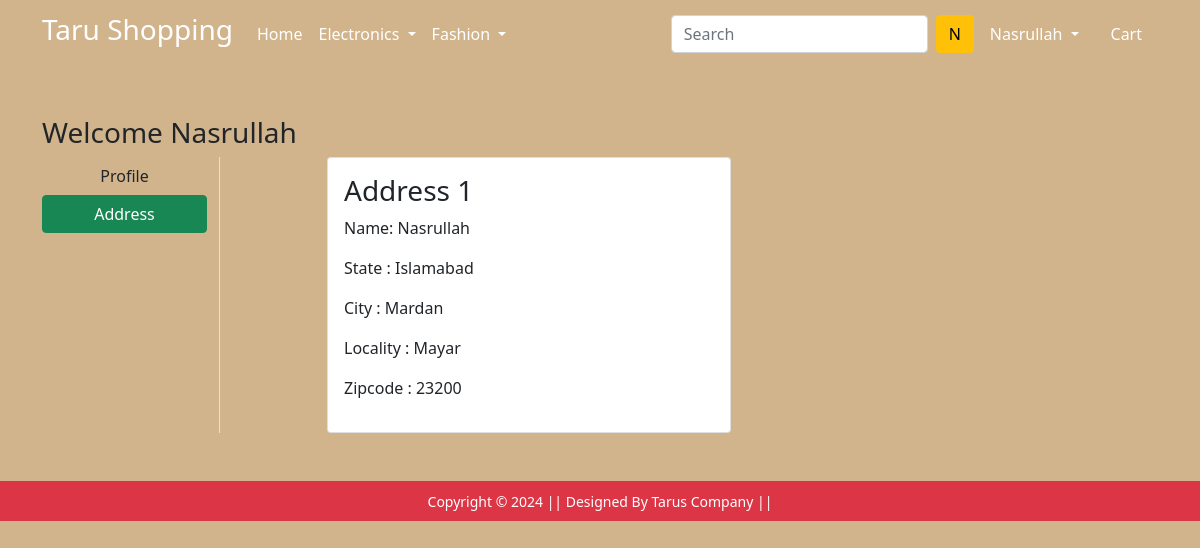
The page /address/ (signed in) on the database its author committed.
### app/models.py (models this page shows, shortened)
class Customer(models.Model):
    user = models.ForeignKey(User, on_delete=models.CASCADE)
    name = models.CharField(max_length=100)
    locality = models.CharField(max_length=100)
    city = models.CharField(max_length=100)
    zipcode = models.IntegerField()
    state = models.CharField(choices = STATE_CHOICES, max_length=50)

### app/views.py (the view)
# urls.py: path('address/', views.address, name='address'),
def address(request):
    add = Customer.objects.filter(user=request.user)
    return render(request, 'app/address.html', {'add':add, 'active':'btn-success'})

### app/templates/app/address.html (shortened to what this page needs)
{% extends 'app/base.html' %}
{% load static %}
{% block main-content %}
<div class="container my-5">
 <div class="row">
 <h3>Welcome {{request.user|capfirst}}</h3>
  <div class="col-sm-2 border-end">
   <ul class="list-unstyled">
    <li class="d-grid"><a href="{% url 'profile' %}" class="btn ">Profile</a></li>
    <li class="d-grid"><a href="{% url 'address' %}" class="btn {{active}}">Address</a></li>
   </ul>
  </div>
  <div class="col-sm-9 offset-sm-1">
   <div class="row">
    {% for ad in add %}
    <div class="col-sm-6">
     <div class="card">
      <div class="card-body">
       <h3>Address 1</h3>
       <p>Name: {{ad.name}}</p>
       <p>State : {{ad.state}}</p>
       <p>City : {{ad.city}}</p>
       <p>Locality : {{ad.locality}}</p>
       <p>Zipcode : {{ad.zipcode}}</p>
      </div>
     </div>
    </div>
    {% endfor %}
    </div>
  </div>
 </div>
</div>
{% endblock main-content %}

### app/templates/app/base.html (shortened to what this page needs)
<!doctype html>
{% load static %}
<html lang="en">
  <head>
    <link href="https://cdn.jsdelivr.net/npm/bootstrap@5.0.0-beta1/dist/css/bootstrap.min.css" rel="stylesheet">
    <link rel="stylesheet" href="{% static 'app/css/owl.carousel.min.css' %}">
    <link rel="stylesheet" href="{% static 'app/css/all.min.css' %}">
    <link rel="stylesheet" href="{% static 'app/css/style.css' %}">
  </head>
  <body >
    <nav class="navbar navbar-expand-lg navbar-dark bg-primery">
     <div class="container">
       <a class="navbar-brand " href="/"><h3>Taru Shopping</h3></a>
       <div class="collapse navbar-collapse" id="navbarSupportedContent">
         <ul class="navbar-nav me-auto mb-2 mb-lg-0">
           <li class="nav-item">
             <a class="nav-link active" aria-current="page" href="/">Home</a>
           </li>
           <li class="nav-item dropdown">
             <a class="nav-link dropdown-toggle text-white" href="#" id="electronicsDropdown" role="button" data-bs-toggle="dropdown" aria-expanded="false">
               Electronics
             </a>
           </li>
           <li class="nav-item dropdown">
             <a class="nav-link dropdown-toggle text-white" href="#" id="fashionDropdown" role="button" data-bs-toggle="dropdown" aria-expanded="false">
               Fashion
             </a>
           </li>
         </ul>
         <form class="d-flex">
           <input class="form-control me-2" type="search" placeholder="Search" aria-label="Search">
           <button class="btn btn-warning" type="submit">{{request.user| make_list|first|capfirst}}</button>
         </form>
         {% if user.is_authenticated %}
         <div>
          <ul class="navbar-nav me-auto mb-2 mb-lg-0">
           <li class="nav-item dropdown mx-2">
              <a class="nav-link dropdown-toggle text-white" href="#" id="profileDropdown" role="button" data-bs-toggle="dropdown" aria-expanded="false">
                {{request.user.username |capfirst}}
              </a>
            </li>
            <li class="nav-item mx-2">
             <a href="{% url 'showcart' %}" class="nav-link text-white"> Cart </a>
            </li>
            {% endif %}
          </ul>
         </div>
       </div>
     </div>
    </nav>
    {% block main-content %} {% endblock main-content %}
    <footer class="container-fluid bg-danger text-center p-2 mt-5">
        <small class="text-white">Copyright &copy; 2024 || Designed By Tarus Company || </small>
    </footer>
  </body>
</html>

### app/static/app/css/style.css (style rules this page uses)
body { background-color: tan; }

### rows shown on the page
Customer: name "Nasrullah", state "Islamabad", city "Mardan", locality "Mayar", zipcode "23200"

### other values the page prints
{{ request.user| make_list|first|capfirst }} "N"
{{ request.user.username |capfirst }} "Nasrullah"
{{ request.user|capfirst }} "Nasrullah"
